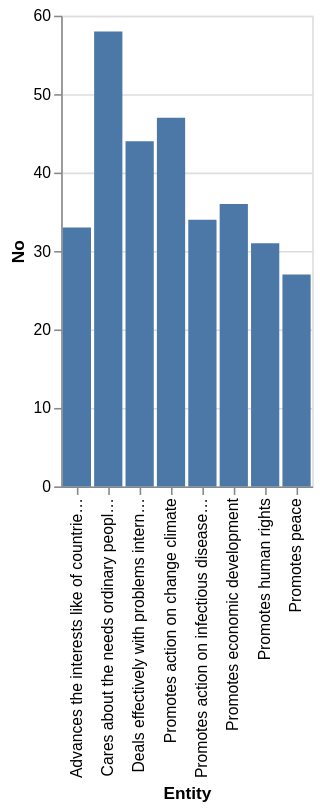

The Vega-Lite source for this figure:
### Vega-Lite specification from a JSON file in a GitHub repository (floating-point values rounded to 4 significant figures)
{"$schema": "https://vega.github.io/schema/vega-lite/v5.json", "description": "Bar chart auto-generated from CSV", "data": {"values": [{"Entity": "Cares about the needs ordinary people of", "No": "58", "Yes": "38"}, {"Entity": "Promotes action on change climate", "No": "47", "Yes": "46"}, {"Entity": "Deals effectively with problems international", "No": "44", "Yes": "50"}, {"Entity": "Promotes economic development", "No": "36", "Yes": "58"}, {"Entity": "Promotes action on infectious diseases like coronavirus", "No": "34", "Yes": "59"}, {"Entity": "Advances the interests like of countries fours", "No": "33", "Yes": "60"}, {"Entity": "Promotes human rights", "No": "31", "Yes": "66"}, {"Entity": "Promotes peace", "No": "27", "Yes": "68"}]}, "mark": "bar", "encoding": {"x": {"field": "Entity", "type": "ordinal"}, "y": {"field": "No", "type": "quantitative"}}}
